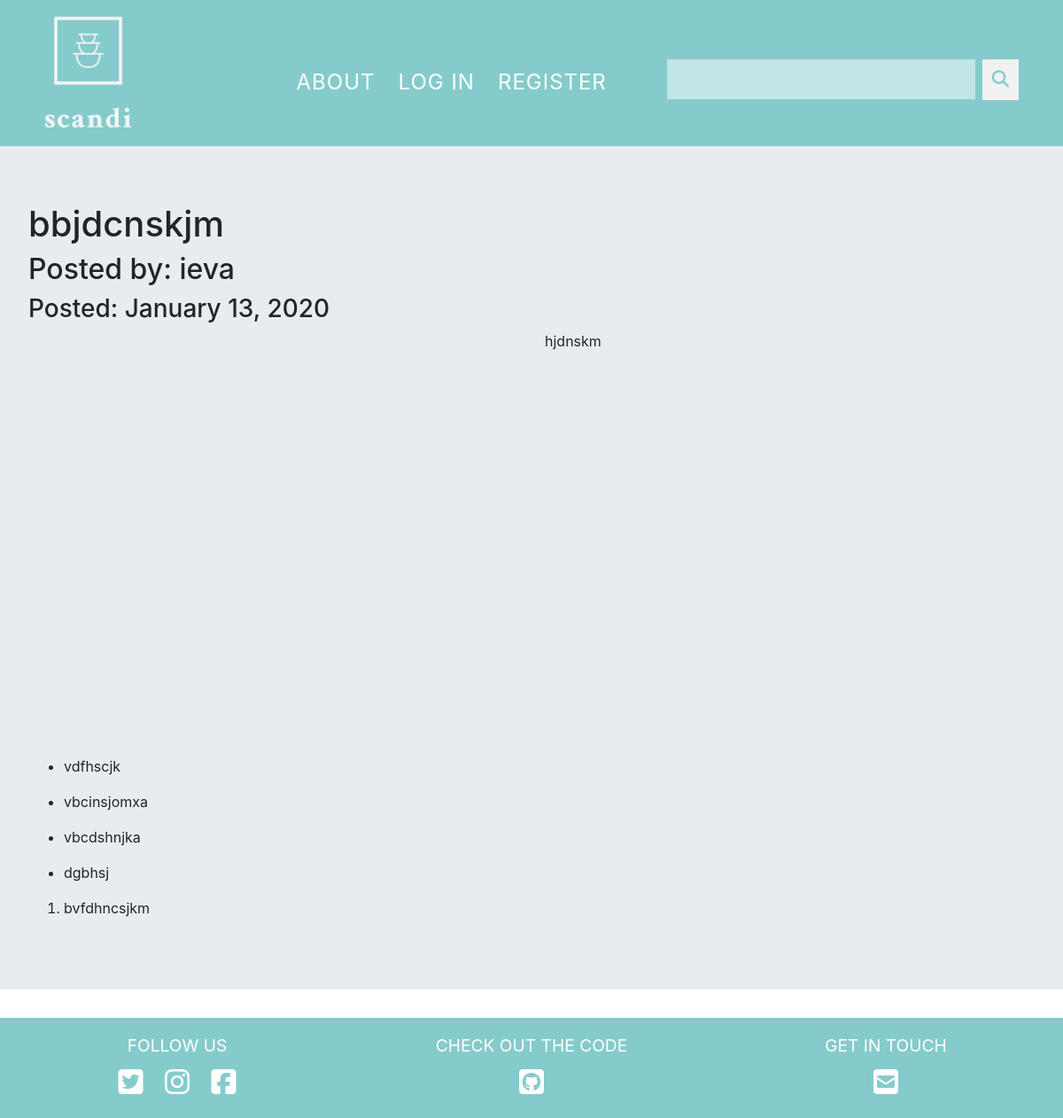
The page /10 on the database its author committed.
### scandiKitchen/models.py (models this page shows, shortened)
class Recipe(db.Model):
    users = db.relationship(User)
    id = db.Column(db.Integer,primary_key=True)
    user_id = db.Column(db.Integer,db.ForeignKey('users.id'),nullable=False)
    date = db.Column(db.DateTime,nullable=False,default=datetime.utcnow)
    title = db.Column(db.String(100),nullable=False)
    text = db.Column(db.Text,nullable=False)
    cook_method = db.Column(db.Text,nullable=True)
    ingredients = db.Column(db.Text,nullable=True)
    recipe_image = db.Column(db.String(100),nullable=True)

class User(db.Model,UserMixin):
    __tablename__ = 'users'
    id = db.Column(db.Integer,primary_key=True)
    profile_image = db.Column(db.String(64),nullable=False,default='default_profile.png')
    email = db.Column(db.String(64),unique=True,index=True)
    username = db.Column(db.String(64),unique=True,index=True)
    password_hash = db.Column(db.String(128))
    posts = db.relationship('Recipe',backref='author',lazy=True)

### scandiKitchen/users/views.py (the view)
@users.route('/<username>')
def user_posts(username):
    page = request.args.get('page',1,type=int)
    user = User.query.filter_by(username=username).first_or_404()
    recipes = Recipe.query.filter_by(author=user).order_by(Recipe.date.desc()).paginate(page=page,per_page=5)
    return render_template('user_recipes.html',recipes=recipes,user=user)

### scandiKitchen/recipes/views.py (called while the page is built)
@recipes.route('/<int:recipe_id>')
def recipe(recipe_id):
    recipe = Recipe.query.get_or_404(recipe_id)
    return render_template('recipe.html',title=recipe.title,date=recipe.date,post=recipe)

### scandiKitchen/templates/recipe.html (shortened to what this page needs)
{% extends "base.html" %}
{% block content %}
<div class="jumbotron">
  <h1>{{post.title}}</h1>
  <h2>Posted by: {{post.author.username}}</h2>
  <h3>Posted: {{post.date.strftime('%B %d, %Y')}}</h3>
  <div class="container-fluid">
    <div class="row">
      <div class="col-6">
        <div class="recipeImage-wrapper">
        </div>
      </div>
      <div class="col-6">
        <div class="recipeText-wrapper">
          <p>{{post.text}}</p>
        </div>
      </div>
    </div>
    <div class="row">
      <div class="col12">
        <ul>
          {% for ingredient in post.ingredients.split(",") %}
          <li><p>{{ingredient}}</p></li>
          {% endfor %}
        </ul>
      </div>
    </div>
    <div class="row">
      <div class="col12">
        <ol>
          {% for step in post.cook_method.split(";") %}
          <li><p>{{step}}</p></li>
          {% endfor %}
        </ol>
      </div>
    </div>
  </div>
</div>
{% endblock %}

### scandiKitchen/static/css/main.css (style rules this page uses)
body { margin: 0; padding: 0; }
* { border-radius: 0!important; }
.container-fluid { padding: 0; max-width: 1500px; }

### scandiKitchen/static/css/about.css (style rules this page uses)
.row { max-width: 1500px; padding: 0; margin: 0; }

### scandiKitchen/static/css/recipe.css (style rules this page uses)
.recipeImage-wrapper { height: 30em; width: 30em; overflow: hidden; float: right; }
.recipeText-wrapper { width: 30em; height: auto; float: left; }

### rows shown on the page
Recipe: title "bbjdcnskjm", date "January 13, 2020", text "hjdnskm", cook_method "bvfdhncsjkm"
User: author.username "ieva"

### other values the page prints
{{ ingredient }} "vdfhscjk" "vbcinsjomxa" "vbcdshnjka" "dgbhsj"
